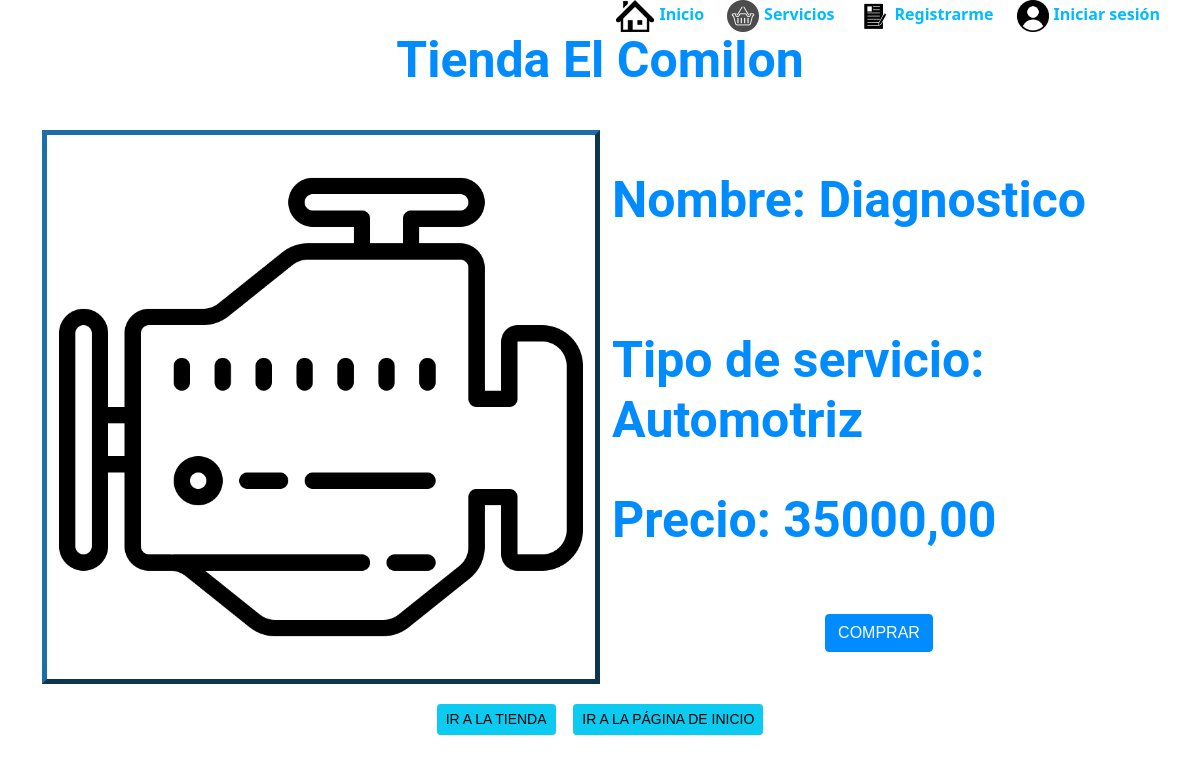
Screenshot of /ficha/01 with the database file from the repository.
### core/models.py (models this page shows, shortened)
class Productos(models.Model):
    patente = models.CharField(max_length=6, primary_key=True, verbose_name="ID")
    marca = models.CharField(max_length=80, blank=False, null=False, verbose_name="Servicio")
    modelo = models.CharField(max_length=80, null=True, blank=True, verbose_name="Tipo de servicio")
    imagen = models.ImageField(upload_to="images/", default="sinfoto.jpg", null=False, blank=False, verbose_name="Imagen")
    precio = models.DecimalField(max_digits=35, decimal_places=2, null=False, blank=False, verbose_name="Precio")
    estado = models.CharField(max_length=80, null=True, blank=True, verbose_name="Estado")
    categoria = models.ForeignKey(Categoria, on_delete=models.DO_NOTHING)

### core/views.py (the view)
# urls.py: path('ficha/<id>', ficha, name="ficha"),
@csrf_exempt
def ficha(request, id):
    data = {"mesg": "", "producto": None}
    if request.method == "POST":
        if request.user.is_authenticated and not request.user.is_staff:
            return redirect(iniciar_pago, id)
        else:
            data["mesg"] = "¡Para poder comprar debe iniciar sesión como cliente!"
    data["producto"] = Productos.objects.get(patente=id)
    return render(request, "core/ficha.html", data)

### core/templates/core/ficha.html (shortened to what this page needs)
{% extends 'core/base.html' %}
{% load static %}
{% block stylesheet %}
    <link href="{% static 'core/css/forms.css'%}" rel="stylesheet">
    <link href="{% static 'core/css/style.css'%}" rel="stylesheet">
    <link href="{% static 'core/css/bootstrap.min.css' %}" rel="stylesheet">
{% endblock %}
{% block content %}
    <h1>Tienda El Comilon</h1>
    <div class="container-fluid">
        <div class="row text-center">
            <div class="mx-auto col-sm-12 col-md-6 col-lg-6 col-xl-6 ficha_auto_recuadro">
                <img src="/media/{{ producto.imagen }}" class="ficha_auto_imagen" alt="">
            </div>
            <div class="mx-auto col-sm-12 col-md-6 col-lg-6 col-xl-6 ficha_datos_recuadro">
                <h2>
                    Nombre: {{ producto.marca }}<br><br>
                <h2>
                    Tipo de servicio: {{ producto.modelo }}
                </h2>
                <h2>
                    Precio: {{ producto.precio }}
                </h2>
                <br>
                <form method="POST">
                    <input type="submit" class="btn btn-primary" value="Comprar">
                </form>
            </div>
        </div>
    </div>
    <div style="margin-top: 20px; text-align: center;">
        <a href="{% url 'tienda' %}" class="btn btn-info btn-sm">Ir a la tienda</a>&nbsp;&nbsp;&nbsp;
        <a href="{% url 'home' %}" class="btn btn-info btn-sm">Ir a la página de inicio</a>
    </div>
{% endblock content %}

### core/static/core/css/base.css (style rules this page uses)
body { margin: 0; }
h1 { margin-top: 30px !important; margin-bottom: 40px !important; text-align: left !important; font-size: 50px !important; color: rgb(0, 140, 255) !important; }
h2 { margin-top: 30px !important; margin-bottom: 40px !important; text-align: left !important; font-size: 50px !important; color: rgb(0, 140, 255) !important; }

### core/static/core/css/style.css (style rules this page uses)
:root { --primary: #FEA116; --light: #F1F8FF; --dark: #0F172B; }
.btn { font-family: 'Nunito', sans-serif; font-weight: 500; text-transform: uppercase; transition: .5s; }
.btn.btn-primary, .btn.btn-secondary { color: #FFFFFF; }
.text-center { color: #FFFFFF; }

### core/static/core/css/forms.css (style rules this page uses)
h1 { text-align: center !important; }
.ficha_auto_recuadro { padding:10px; border: 5px outset #1C6EA4; }
.ficha_auto_imagen { width: 100%; margin:auto; }
.ficha_datos_recuadro { padding:10px; }

### rows the page displays
Productos: imagen (picture), marca "Diagnostico", modelo "Automotriz", precio "35000,00"
